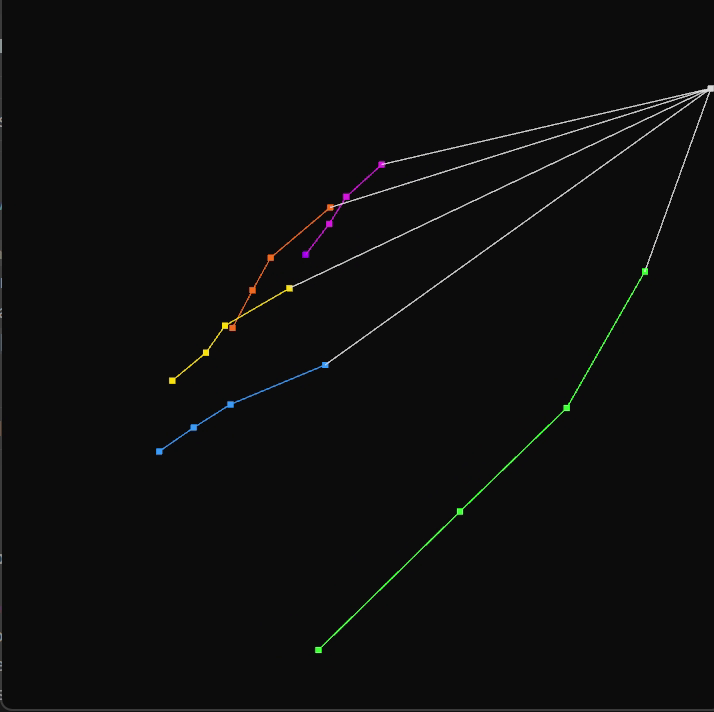
#> input picture frame 24 of Presentation/pd-recording.mp4, 714 x 712 px, given in place of the camera
$ python calibrate_webcam.py
#> lines starting #> are read from the running program, lines starting #| are printed output that depends on the picture; after the words box and inside, x2 and y2 are one past the last pixel; in counts of white or black regions, pixels touching at a corner belong together
"""
calibrate_webcam.py — Webcam intrinsics calibration
====================================================
Uses a printed checkerboard to estimate the camera matrix K and distortion
coefficients, then saves webcam_K.json for use with realtime.py --show-3d.

Steps:
  1. Print calibration_board.png (generated automatically, A4 / Letter)
  2. Run this script and hold the board at various angles in front of the camera
  3. Press SPACE to capture a frame (need at least 15–20 good captures)
  4. Press C to run calibration and save webcam_K.json
  5. Press Q/ESC to quit

Usage:
    python calibrate_webcam.py
    python calibrate_webcam.py --camera 1 --cols 9 --rows 6 --square 25
    python calibrate_webcam.py --preview-only   # just view the camera

Arguments:
    --camera      Webcam device index (default 0)
    --cols        Inner corners per row   (default 9, for a 10-column board)
    --rows        Inner corners per column (default 6, for a 7-row board)
    --square      Physical square size in mm (default 25 — measure your printout!)
    --output      Output JSON path (default webcam_K.json)
    --min-frames  Minimum good frames before calibration is allowed (default 15)
    --preview-only  Just open the camera without calibrating

Board generation:
    A calibration_board.png is saved automatically. Print it at 100% scale
    (no fit-to-page) and measure one square with a ruler to get --square value.
"""

import argparse
import json
import time
from pathlib import Path

import cv2
import numpy as np


# ── Board generation ──────────────────────────────────────────────────────────

def generate_board_image(cols: int, rows: int,
                         square_px: int = 80,
                         border_px: int = 40) -> np.ndarray:
    """
    Generate a checkerboard calibration image (cols×rows inner corners →
    (cols+1)×(rows+1) squares).
    """
#> called with cols = 9, rows = 6, square_px = 80, border_px = 40
    n_cols = cols + 1
    n_rows = rows + 1
    w = n_cols * square_px + 2 * border_px
    h = n_rows * square_px + 2 * border_px
    img = np.ones((h, w), dtype=np.uint8) * 255

    for r in range(n_rows):
        for c in range(n_cols):
            if (r + c) % 2 == 0:
                x0 = border_px + c * square_px
                y0 = border_px + r * square_px
                img[y0:y0+square_px, x0:x0+square_px] = 0

    # Add info text
    img_bgr = cv2.cvtColor(img, cv2.COLOR_GRAY2BGR)
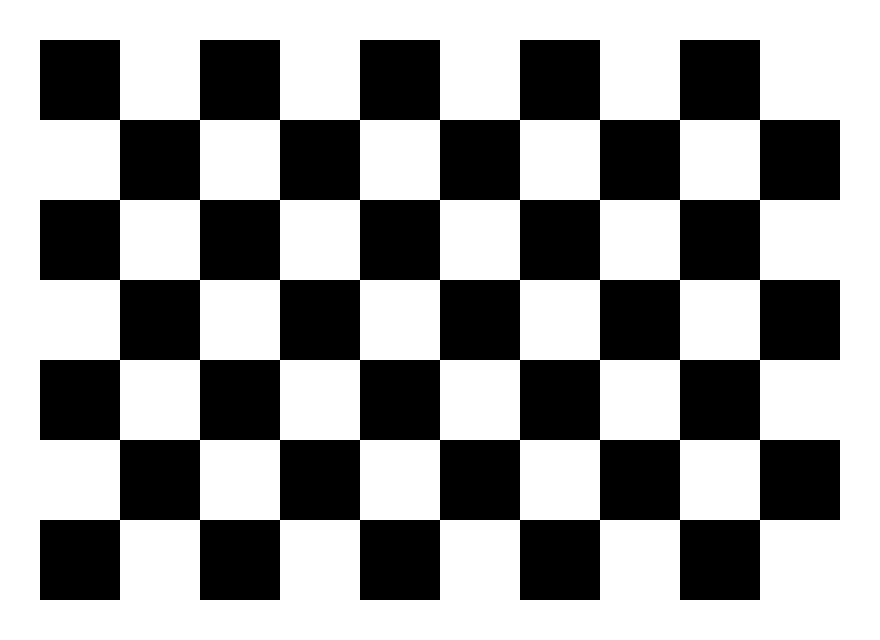
#> img_bgr: shape (640, 880, 3); 60.2% white; 1 black region, box (x1, y1, x2, y2) and area: (40, 40, 840, 600) 224000
    cv2.putText(img_bgr,
                f'Checkerboard {cols}x{rows} inner corners  —  print at 100% scale',
                (border_px, h - border_px // 2),
                cv2.FONT_HERSHEY_SIMPLEX, 0.55, (100, 100, 100), 1, cv2.LINE_AA)
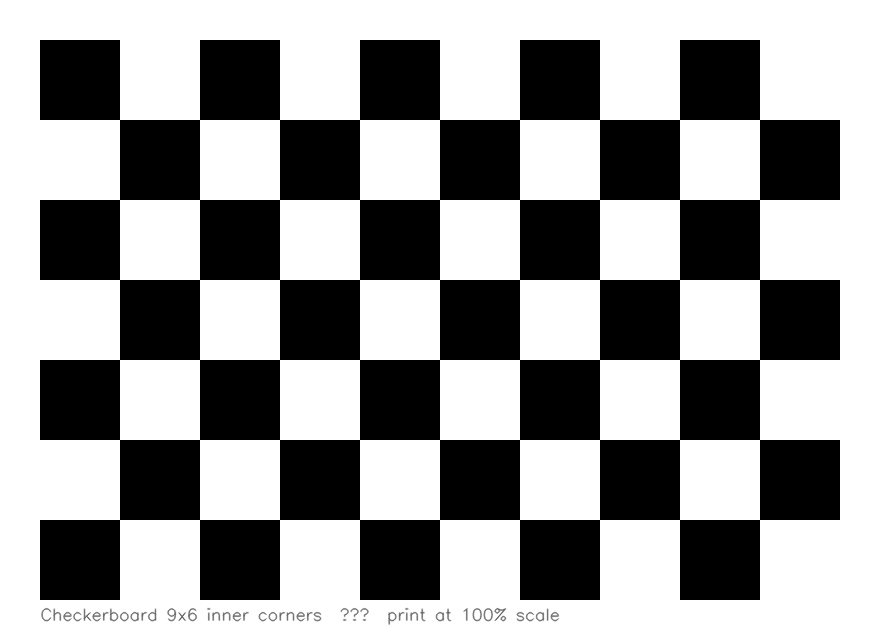
#> img_bgr: shape (640, 880, 3); 0.54% of pixels changed, all inside (x1, y1, x2, y2) = (41, 607, 560, 625)
    return img_bgr


# ── Calibration ───────────────────────────────────────────────────────────────

def calibrate(obj_points, img_points, frame_size):
    """Run cv2.calibrateCamera and return (K, dist, rms)."""
    rms, K, dist, _, _ = cv2.calibrateCamera(
        obj_points, img_points, frame_size,
        None, None,
        flags=cv2.CALIB_RATIONAL_MODEL,
    )
    return K, dist, rms


def save_K(K: np.ndarray, dist: np.ndarray, rms: float,
           frame_size: tuple, path: str):
    data = {
        'fx': float(K[0, 0]),
        'fy': float(K[1, 1]),
        'cx': float(K[0, 2]),
        'cy': float(K[1, 2]),
        'dist': dist.flatten().tolist(),
        'rms_px': round(rms, 4),
        'frame_w': frame_size[0],
        'frame_h': frame_size[1],
        'K_matrix': K.tolist(),
    }
    with open(path, 'w') as f:
        json.dump(data, f, indent=2)
    print(f'\nSaved {path}')
    print(f'  fx={data["fx"]:.1f}  fy={data["fy"]:.1f}  '
          f'cx={data["cx"]:.1f}  cy={data["cy"]:.1f}')
    print(f'  RMS reprojection error: {rms:.4f} px  '
          f'(good < 0.5, acceptable < 1.0)')


# ── Main ──────────────────────────────────────────────────────────────────────

def main():
    parser = argparse.ArgumentParser()
    parser.add_argument('--camera',       type=int,   default=0)
    parser.add_argument('--cols',         type=int,   default=9,
                        help='Inner corner columns (default 9)')
    parser.add_argument('--rows',         type=int,   default=6,
                        help='Inner corner rows (default 6)')
    parser.add_argument('--square',       type=float, default=25.0,
                        help='Physical square size in mm (measure your printout)')
    parser.add_argument('--output',       type=str,   default='webcam_K.json')
    parser.add_argument('--min-frames',   type=int,   default=15)
    parser.add_argument('--preview-only', action='store_true')
    args = parser.parse_args()

    COLS, ROWS = args.cols, args.rows

    # ── Generate and save board image ─────────────────────────────────────
    board_path = 'calibration_board.png'
    board_img  = generate_board_image(COLS, ROWS)
    cv2.imwrite(board_path, board_img)
    print(f'Checkerboard saved → {board_path}')
    print(f'Print at 100% scale, then measure one square and set --square <mm>\n')

    if args.preview_only:
        cap = cv2.VideoCapture(args.camera)
        print('Preview mode — press Q/ESC to quit')
        while True:
            ret, frame = cap.read()
            if not ret: break
            cv2.imshow('Camera preview', frame)
            if cv2.waitKey(1) & 0xFF in (ord('q'), 27): break
        cap.release()
        cv2.destroyAllWindows()
        return

    # ── 3D object points for one board pose ──────────────────────────────
    # (0,0,0), (1,0,0), ..., in square_mm units
    objp = np.zeros((ROWS * COLS, 3), np.float32)
    objp[:, :2] = np.mgrid[0:COLS, 0:ROWS].T.reshape(-1, 2)
    objp *= args.square   # convert to mm

    obj_points = []   # 3D points across captures
    img_points = []   # 2D points across captures

    cap = cv2.VideoCapture(args.camera)
    if not cap.isOpened():
        raise RuntimeError(f'Cannot open camera {args.camera}')

    frame_size = None
    last_capture = 0
    print(f'Board: {COLS}×{ROWS} inner corners  |  square={args.square} mm')
    print(f'SPACE=capture  C=calibrate  Q/ESC=quit')
    print(f'Need at least {args.min_frames} good captures before calibrating.\n')

    criteria = (cv2.TERM_CRITERIA_EPS + cv2.TERM_CRITERIA_MAX_ITER, 30, 0.001)

    while True:
        ret, frame = cap.read()
#> frame is the input picture: shape (712, 714, 3); mean B, G, R 13.7, 14, 13.8
        if not ret:
            print('Camera read failed.')
            break

        if frame_size is None:
            h, w = frame.shape[:2]
#> h = 712; w = 714
            frame_size = (w, h)
#> frame_size = (714, 712)

        gray    = cv2.cvtColor(frame, cv2.COLOR_BGR2GRAY)
        found, corners = cv2.findChessboardCorners(
            gray, (COLS, ROWS),
            flags=cv2.CALIB_CB_ADAPTIVE_THRESH + cv2.CALIB_CB_NORMALIZE_IMAGE,
        )
#> found = False; corners = None

        display = frame.copy()
        n_good  = len(obj_points)

        if found:
            corners2 = cv2.cornerSubPix(gray, corners, (11, 11), (-1, -1), criteria)
            cv2.drawChessboardCorners(display, (COLS, ROWS), corners2, found)
            status_color = (0, 220, 0)
            status_text  = f'Board detected!  SPACE to capture  [{n_good}/{args.min_frames}]'
        else:
            status_color = (0, 100, 255)
            status_text  = f'No board — tilt/move it  [{n_good}/{args.min_frames}]'

        cv2.putText(display, status_text, (10, 30),
                    cv2.FONT_HERSHEY_SIMPLEX, 0.7, status_color, 2, cv2.LINE_AA)

        can_calibrate = n_good >= args.min_frames
        hint = 'C=calibrate' if can_calibrate else f'Need {args.min_frames - n_good} more'
        cv2.putText(display, f'SPACE=capture  {hint}  Q=quit', (10, 58),
                    cv2.FONT_HERSHEY_SIMPLEX, 0.55, (200, 200, 200), 1, cv2.LINE_AA)
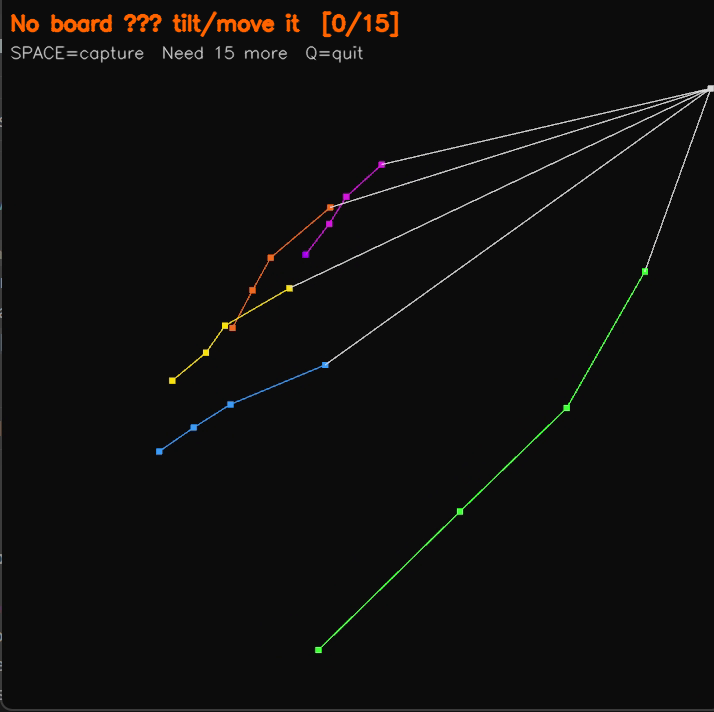
#> display: shape (712, 714, 3); mean B, G, R 14, 14.8, 15.5

        cv2.imshow('Webcam Calibration', display)
        key = cv2.waitKey(1) & 0xFF
#> (key q is pressed here)

        # ── SPACE: capture ────────────────────────────────────────────────
        if key == ord(' '):
            now = time.time()
            if found and (now - last_capture) > 0.5:   # debounce 0.5 s
                corners2 = cv2.cornerSubPix(gray, corners, (11, 11), (-1, -1), criteria)
                obj_points.append(objp)
                img_points.append(corners2)
                last_capture = now
                print(f'  Captured frame {len(obj_points):>2}')
                # Flash green
                flash = display.copy()
                flash[:] = (0, 200, 0)
                cv2.addWeighted(display, 0.6, flash, 0.4, 0, display)
                cv2.imshow('Webcam Calibration', display)
                cv2.waitKey(150)
            elif not found:
                print('  No board detected — hold it steadier or adjust lighting')

        # ── C: calibrate ──────────────────────────────────────────────────
        elif key == ord('c'):
            if not can_calibrate:
                print(f'  Need at least {args.min_frames} captures '
                      f'(have {n_good}) — keep going')
            else:
                print(f'\nCalibrating with {n_good} frames ...')
                K, dist, rms = calibrate(obj_points, img_points, frame_size)
                save_K(K, dist, rms, frame_size, args.output)

                # Show undistorted preview
                print('\nShowing undistorted preview — press any key to exit')
                while True:
                    ret, frame = cap.read()
                    if not ret: break
                    undist = cv2.undistort(frame, K, dist)
                    combined = np.hstack([frame, undist])
                    cv2.putText(combined, 'Original', (10, 30),
                                cv2.FONT_HERSHEY_SIMPLEX, 0.8, (0,255,0), 2)
                    cv2.putText(combined, 'Undistorted', (frame.shape[1]+10, 30),
                                cv2.FONT_HERSHEY_SIMPLEX, 0.8, (0,255,0), 2)
                    cv2.imshow('Calibration result', combined)
                    if cv2.waitKey(1) & 0xFF in (ord('q'), 27, ord(' ')):
                        break
                break

        # ── Q / ESC: quit ─────────────────────────────────────────────────
        elif key in (ord('q'), 27):
            break

    cap.release()
    cv2.destroyAllWindows()


if __name__ == '__main__':
    main()

$ run again, starting later in the video
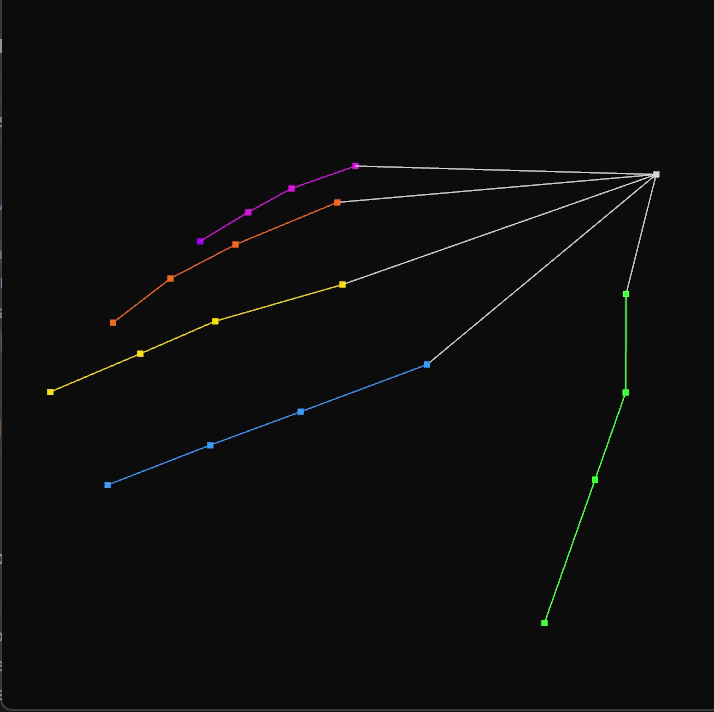
#> input picture frame 111 of Presentation/pd-recording.mp4, 714 x 712 px, given in place of the camera
#> in main, frame is the input picture: shape (712, 714, 3); mean B, G, R 13.6, 13.8, 13.8
#> found = False; corners = None
#> in main, `cv2.putText(display, f'SPACE=capture  {hint}  Q=quit', (10, 58), cv2.F..`:
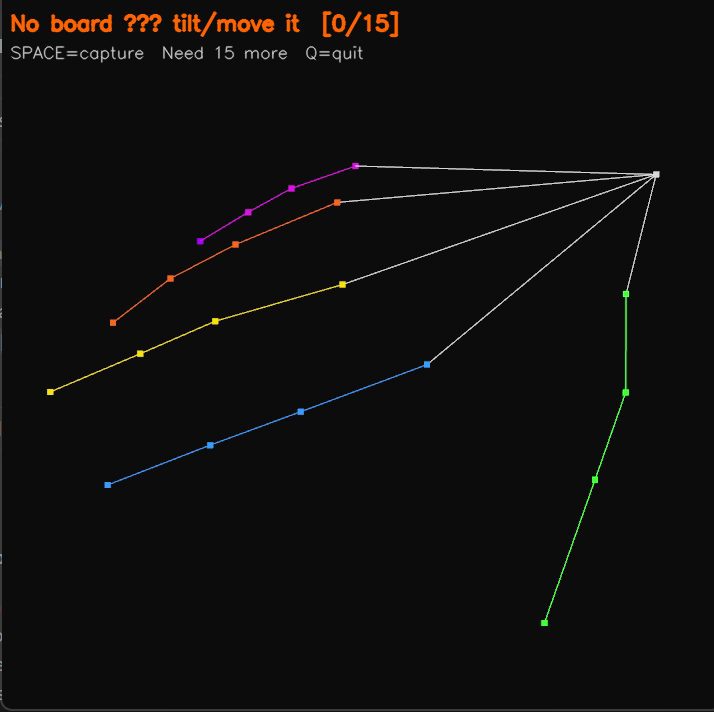
#> display: shape (712, 714, 3); mean B, G, R 13.9, 14.6, 15.5

$ run again, starting later in the video
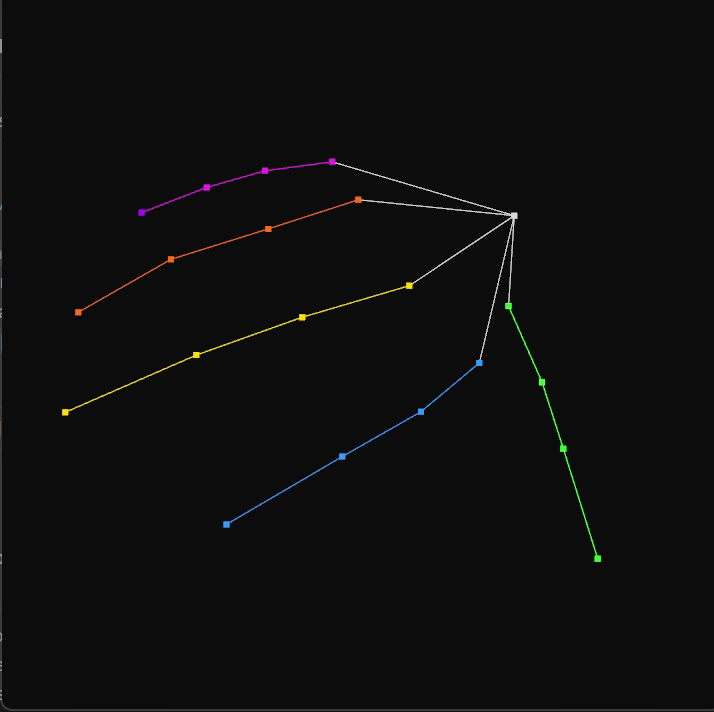
#> input picture frame 198 of Presentation/pd-recording.mp4, 714 x 712 px, given in place of the camera
#> in main, frame is the input picture: shape (712, 714, 3); mean B, G, R 13.2, 13.4, 13.5
#> found = False; corners = None
#> in main, `cv2.putText(display, f'SPACE=capture  {hint}  Q=quit', (10, 58), cv2.F..`:
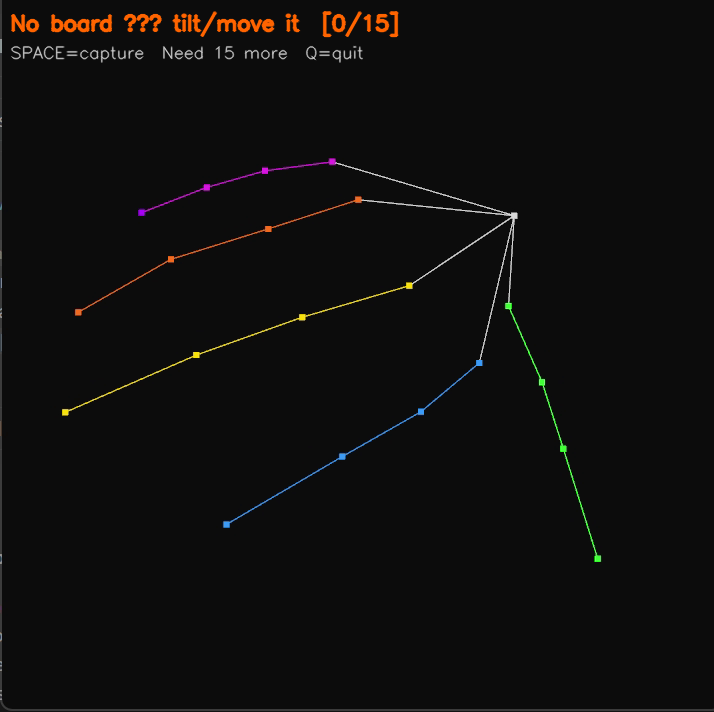
#> display: shape (712, 714, 3); mean B, G, R 13.5, 14.3, 15.2
